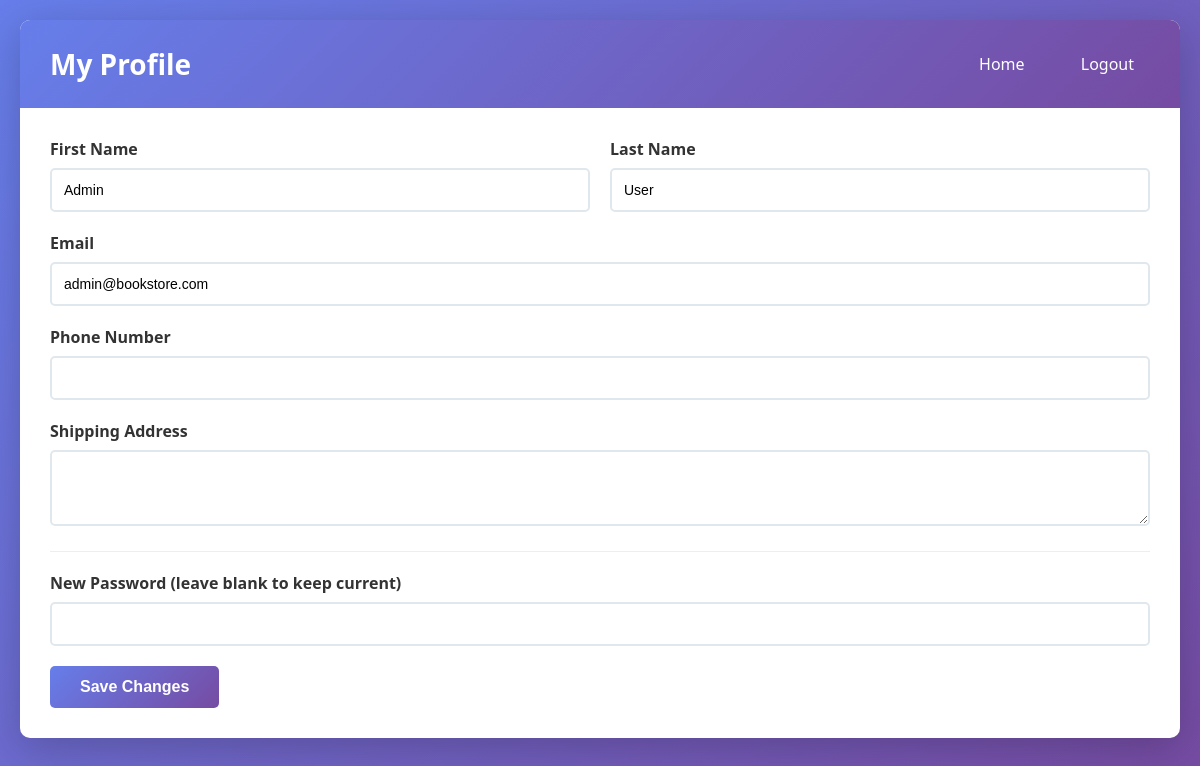
The app's page /profile.php (signed in) with its own data.
### tables this page shows
CREATE TABLE users (
    user_id INT AUTO_INCREMENT PRIMARY KEY,
    username VARCHAR(50) NOT NULL UNIQUE,
    password VARCHAR(255) NOT NULL,
    first_name VARCHAR(100) NOT NULL,
    last_name VARCHAR(100) NOT NULL,
    email VARCHAR(255) NOT NULL UNIQUE,
    phone_number VARCHAR(20),
    shipping_address TEXT,
    user_type ENUM('Admin', 'Customer') DEFAULT 'Customer',
    created_at TIMESTAMP DEFAULT CURRENT_TIMESTAMP
);

### profile.php (the view, shortened to what this page needs)
<?php
$conn = getDBConnection();
$user_id = $_SESSION['user_id'];
$stmt = $conn->prepare("SELECT * FROM users WHERE user_id = ?");
$stmt->bind_param("i", $user_id);
$stmt->execute();
$user = $stmt->get_result()->fetch_assoc();
?>
<!DOCTYPE html>
<html>
<head>
    <link rel="stylesheet" href="style.css">
</head>
<body>
    <div class="container">
        <div class="header">
            <h1>My Profile</h1>
            <nav>
                <a href="customer_dashboard.php">Home</a>
                <a href="logout.php">Logout</a>
            </nav>
        </div>
        <div class="form-container">
            <form method="POST">
                <div class="form-row">
                    <div class="form-group">
                        <label>First Name</label>
                        <input type="text" name="first_name" value="<?php echo htmlspecialchars($user['first_name']); ?>" required>
                    </div>
                    <div class="form-group">
                        <label>Last Name</label>
                        <input type="text" name="last_name" value="<?php echo htmlspecialchars($user['last_name']); ?>" required>
                    </div>
                </div>
                <div class="form-group">
                    <label>Email</label>
                    <input type="email" name="email" value="<?php echo htmlspecialchars($user['email']); ?>" required>
                </div>
                <div class="form-group">
                    <label>Phone Number</label>
                    <input type="text" name="phone_number" value="<?php echo htmlspecialchars($user['phone_number']); ?>" required>
                </div>
                <div class="form-group">
                    <label>Shipping Address</label>
                    <textarea name="shipping_address" rows="3" required><?php echo htmlspecialchars($user['shipping_address']); ?></textarea>
                </div>
                <div class="form-group" style="border-top: 1px solid #eee; padding-top: 20px;">
                    <label>New Password (leave blank to keep current)</label>
                    <input type="password" name="new_password" minlength="6">
                </div>
                <button type="submit" class="btn btn-primary">Save Changes</button>
            </form>
        </div>
    </div>
</body>
</html>

### style.css (style rules this page uses)
* { margin: 0; padding: 0; box-sizing: border-box; }
body { font-family: 'Segoe UI', Tahoma, Geneva, Verdana, sans-serif; background: linear-gradient(135deg, #667eea 0%, #764ba2 100%); min-height: 100vh; padding: 20px; }
.container { max-width: 1200px; margin: 0 auto; background: white; border-radius: 10px; box-shadow: 0 10px 40px rgba(0, 0, 0, 0.2); overflow: hidden; }
.header { background: linear-gradient(135deg, #667eea 0%, #764ba2 100%); color: white; padding: 25px 30px; display: flex; justify-content: space-between; align-items: center; }
.header h1 { font-size: 28px; font-weight: 600; }
.header nav a { color: white; text-decoration: none; margin-left: 20px; padding: 8px 16px; border-radius: 5px; transition: background 0.3s; }
.form-container { padding: 30px; }
.form-group { margin-bottom: 20px; }
.form-group label { display: block; margin-bottom: 8px; font-weight: 600; color: #333; }
.form-group input, .form-group select, .form-group textarea { width: 100%; padding: 12px; border: 2px solid #e1e8ed; border-radius: 5px; font-size: 14px; transition: border-color 0.3s; }
.form-row { display: grid; grid-template-columns: 1fr 1fr; gap: 20px; }
.btn { padding: 12px 30px; border: none; border-radius: 5px; font-size: 16px; font-weight: 600; cursor: pointer; transition: all 0.3s; text-decoration: none; display: inline-block; text-align: center; }
.btn-primary { background: linear-gradient(135deg, #667eea 0%, #764ba2 100%); color: white; }

### records on screen
users: first_name "Admin", last_name "User", email "admin@bookstore.com"
